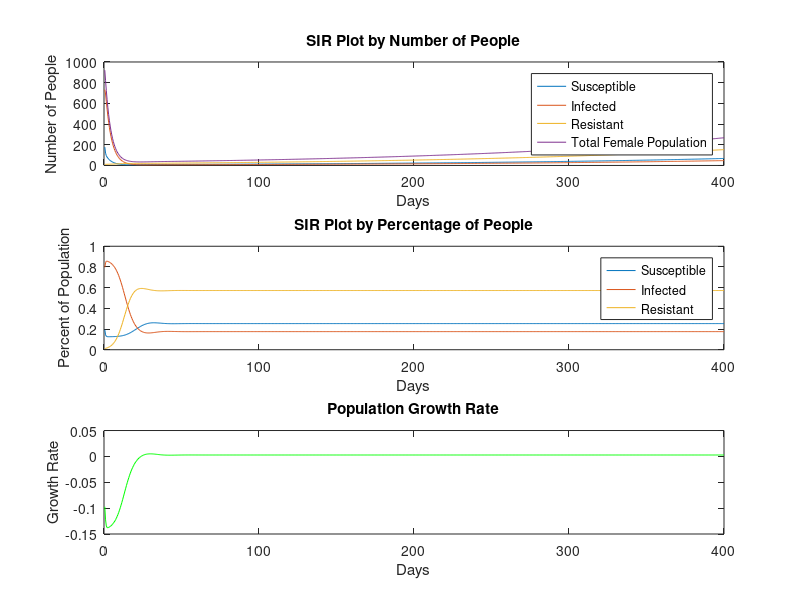

MATLAB code to generate this figure:
clear
close all

% Initialization
S = 300; I = 700; R = 10; N = S + I + R;
% Note that R refers to resistant in this case, not recovered

% Infectivity
a_0 = 10;
p_trans = 0.2;
a = a_0 * p_trans;
% Varying a while holding everything else constant effects order of SIR
% percentages in magnitude

% beta > betaI
% deltaI > delta
% beta > delta
% deltaI > betaI

% Birth rates (Suspectible & Infected)
beta = 0.3;
betaI = 0.2;
% Units of 1/hour

% Death rates (Suspectible & Infected)
delta = 0.2;
deltaI = 0.5;
% Units of 1/hour

tmax = 400; % Days
dt = 1/2; % 1 hour (Timestep)
clockmax = tmax/dt; % Number of timesteps

tsave = zeros(1,clockmax);
Ssave = zeros(1,clockmax);
Isave = zeros(1,clockmax);
Rsave = zeros(1,clockmax);
Nsave = zeros(1,clockmax);
lambdasave = zeros(1,clockmax);

% Main Loop
for clock = 1:clockmax
    t = clock*dt;
   
    P_0 = (S + I)/N + (R/N)/2;
    P_0100 = ((S + I)/N)/2 + (R/N)/4;
    P_0001 = (R/N)/2;
    P_0101 = ((S + I)/N)/2 + (R/N)/2;
    
    B_S = (beta*S + betaI*I)*P_0 + beta*R*P_0100;
    B_R = (beta*S + betaI*I)*P_0001 + beta*R*P_0101;
    
    dS = dt*(B_S - delta*S - a*(I/N)*S);
    dI = dt*(a*(I/N)*S - deltaI*I);
    dR = dt*(B_R - delta*R);
    dN = dS + dI + dR;
    S = S + dS;
    I = I + dI;
    R = R + dR;
    N = S + I + R;
    lambda = (1/N)*dN;
    
    tsave(clock) = t;
    Ssave(clock) = S;
    Isave(clock) = I;
    Rsave(clock) = R;
    Nsave(clock) = N;
    lambdasave(clock) = lambda;
end

subplot(3,1,1) % SIR graph
plot(tsave, Ssave, tsave, Isave, tsave, Rsave, tsave, Nsave)
legend("Susceptible","Infected","Resistant","Total Female Population")
title("SIR Plot by Number of People")
xlabel("Days")
ylabel("Number of People")

subplot(3,1,2) % Percent of Pop Graph
plot(tsave, Ssave./Nsave, tsave, Isave./Nsave, tsave, Rsave./Nsave)
legend("Susceptible","Infected","Resistant")
title("SIR Plot by Percentage of People")
xlabel("Days")
ylabel("Percent of Population")

subplot(3,1,3) % Growth Rate Graph
plot(tsave, lambdasave, 'g-')
title("Population Growth Rate")
xlabel("Days")
ylabel("Growth Rate")